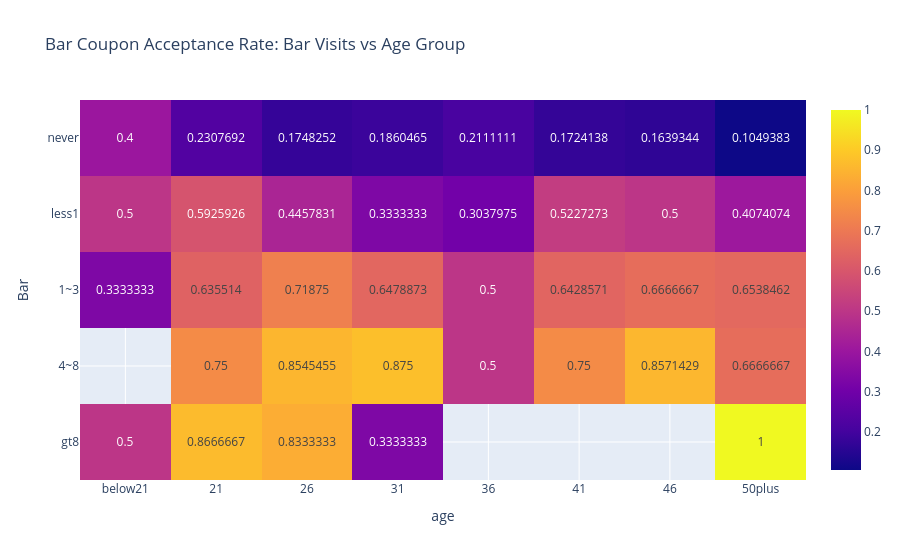

Source (notebook cell):
### Markdown cell above
When analyzing bar coupon acceptance, bar visitation frequency appears to be a strong predictor of whether a coupon will be accepted. Drivers who visit bars more than once per month accept bar coupons at more than twice the rate of those who visit less frequently. This suggests that targeting bar coupons toward customers who already visit bars regularly would likely be a more effective promotional strategy.

### Code cell
heatmap_data = bar_data.pivot_table(
    values='Y',
    index='Bar',
    columns='age',
    aggfunc='mean',
    observed=True
)
fig = px.imshow(
    heatmap_data,
    text_auto=True,
    aspect="auto",
    title="Bar Coupon Acceptance Rate: Bar Visits vs Age Group"
)
fig.show()

### Figure 1 — Plotly figure (JSON) as saved in the notebook; plotly's stock layout.template omitted (floating-point values rounded to 4 significant figures)
{"data": [{"coloraxis": "coloraxis", "hovertemplate": "age: %{x}<br>Bar: %{y}<br>color: %{z}<extra></extra>", "name": "0", "texttemplate": "%{z}", "type": "heatmap", "x": ["below21", "21", "26", "31", "36", "41", "46", "50plus"], "xaxis": "x", "y": ["never", "less1", "1~3", "4~8", "gt8"], "yaxis": "y", "z": [[0.4, 0.2308, 0.1748, 0.186, 0.2111, 0.1724, 0.1639, 0.1049], [0.5, 0.5926, 0.4458, 0.3333, 0.3038, 0.5227, 0.5, 0.4074], [0.3333, 0.6355, 0.7188, 0.6479, 0.5, 0.6429, 0.6667, 0.6538], [NaN, 0.75, 0.8545, 0.875, 0.5, 0.75, 0.8571, 0.6667], [0.5, 0.8667, 0.8333, 0.3333, NaN, NaN, NaN, 1.0]]}], "layout": {"coloraxis": {"colorscale": [[0, "#0d0887"], [0.1111, "#46039f"], [0.2222, "#7201a8"], [0.3333, "#9c179e"], [0.4444, "#bd3786"], [0.5556, "#d8576b"], [0.6667, "#ed7953"], [0.7778, "#fb9f3a"], [0.8889, "#fdca26"], [1, "#f0f921"]]}, "title": {"text": "Bar Coupon Acceptance Rate: Bar Visits vs Age Group"}, "xaxis": {"anchor": "y", "domain": [0, 1], "title": {"text": "age"}}, "yaxis": {"anchor": "x", "autorange": "reversed", "domain": [0, 1], "title": {"text": "Bar"}}}}
